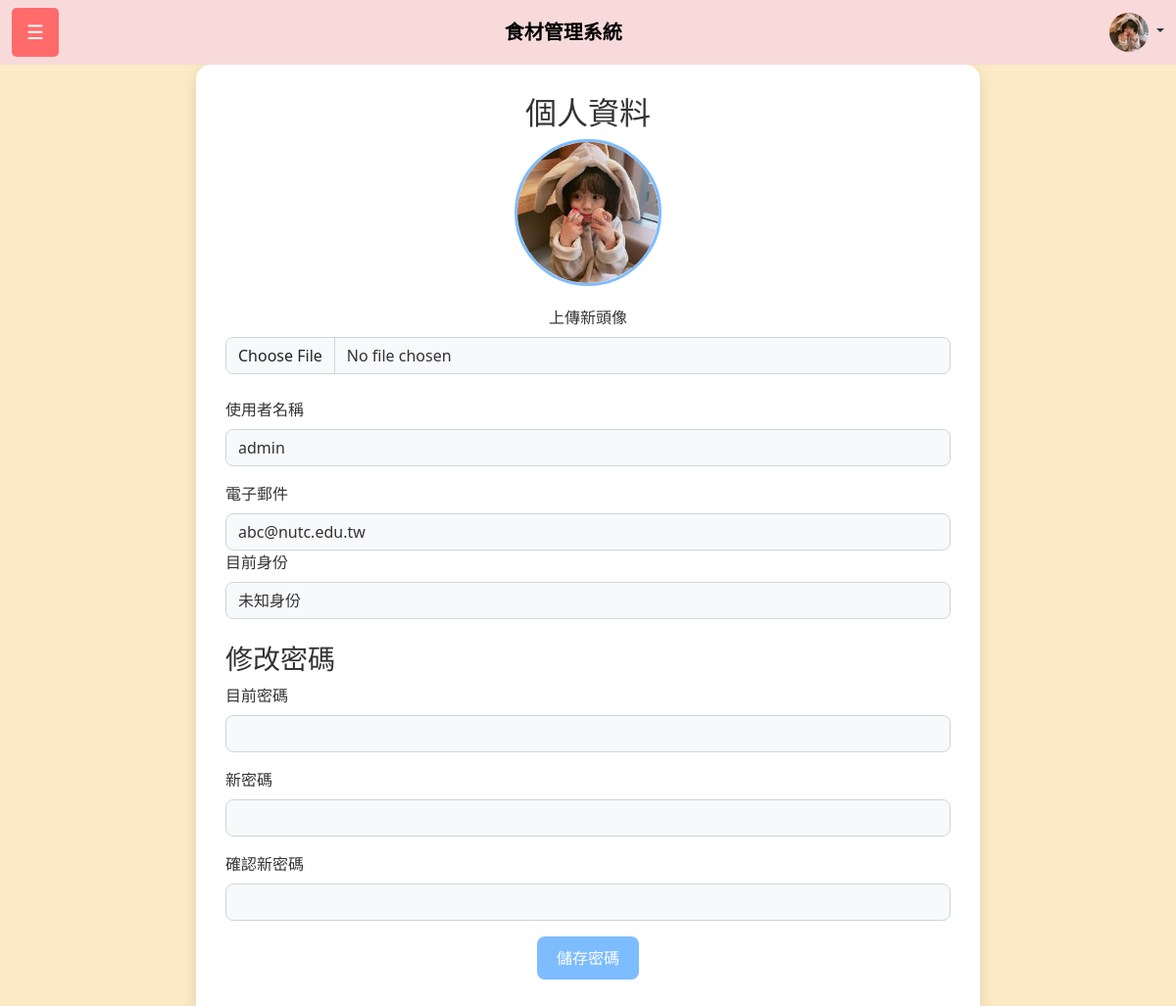
The page /personal.php (signed in) on the database its author committed.
### tables this page shows
CREATE TABLE `user` (
  `uId` int(11) NOT NULL,
  `uName` varchar(50) NOT NULL,
  `Password` varchar(255) NOT NULL,
  `Email` varchar(50) NOT NULL,
  `Language` varchar(50) DEFAULT NULL,
  `uImage` varchar(255) DEFAULT NULL
);

### personal.php (the view, shortened to what this page needs)
<?php
$conn = new mysqli("localhost", "root", "", "foodmanager");
$uId = $_SESSION['user_id'];
$user_role = isset($_SESSION['user_role']) ? $_SESSION['user_role'] : '未知身份';
$stmt = $conn->prepare("SELECT uName, Email, uImage FROM user WHERE uId = ?");
$stmt->bind_param("i", $uId);
$stmt->execute();
$result = $stmt->get_result();
if ($result->num_rows > 0) {
    $user = $result->fetch_assoc();
    $uName = $user['uName'];
    $email = $user['Email'];
    $uImage = $user['uImage'] ? $user['uImage'] : "images/profile-placeholder.png";
} else {
    $uName = "未知用戶";
    $email = "無電子郵件";
    $uImage = "images/profile-placeholder.png";
}
?>
<!DOCTYPE html>
<html lang="zh-Hant">
<head>
    <link rel="stylesheet" href="css/boot.css">
    <link rel="stylesheet" href="css/get_random_recipes.css">
    <link href="https://cdn.jsdelivr.net/npm/bootstrap@5.3.0/dist/css/bootstrap.min.css" rel="stylesheet">
    <link href="https://cdnjs.cloudflare.com/ajax/libs/cropperjs/1.5.12/cropper.min.css" rel="stylesheet">
</head>
<body>
    <?php include 'navbar.php'; ?>
    <div class="container">
        <div class="profile-card">
            <h2 class="text-center">個人資料</h2>
            <div class="text-center">
                <img src="<?php echo htmlspecialchars($uImage); ?>" alt="頭像" class="avatar-img">
                <form id="upload-form" method="POST" enctype="multipart/form-data" class="mb-4">
                    <div class="mb-3">
                        <label for="uimage" class="form-label">上傳新頭像</label>
                        <input type="file" class="form-control" id="uimage" name="uimage" accept="image/*">
                    </div>
                </form>
            </div>
            <div class="mb-3">
                <label class="form-label">使用者名稱</label>
                <input type="text" class="form-control" value="<?php echo htmlspecialchars($uName); ?>" readonly>
            </div>
            <div class="mb-3">
                <label class="form-label">電子郵件</label>
                <input type="email" class="form-control" value="<?php echo htmlspecialchars($email); ?>" readonly>
            <div class="mb-3">
                <label class="form-label">目前身份</label>
                <input type="text" class="form-control" value="<?= htmlspecialchars($user_role) ?>" readonly>
            </div>
            <h3 class="mt-4">修改密碼</h3>
            <form method="POST">
                <div class="mb-3">
                    <label for="current_password" class="form-label">目前密碼</label>
                    <input type="password" class="form-control" id="current_password" name="current_password" required>
                </div>
                <div class="mb-3">
                    <label for="new_password" class="form-label">新密碼</label>
                    <input type="password" class="form-control" id="new_password" name="new_password" required>
                </div>
                <div class="mb-3">
                    <label for="confirm_password" class="form-label">確認新密碼</label>
                    <input type="password" class="form-control" id="confirm_password" name="confirm_password" required>
                </div>
                <div class="text-center">
                    <button type="submit" class="btn btn-custom">儲存密碼</button>
                </div>
            </form>
        </div>
    </div>
</body>
</html>

### navbar.php (shortened to what this page needs)
<?php
$conn = new mysqli("localhost", "root", "", "foodmanager");
$userImage = 'uploads/user-placeholder.jpg';
if (isset($_SESSION['user_id']) && isset($conn)) {
    $uId = $_SESSION['user_id'];
    $stmt = $conn->prepare("SELECT uImage FROM user WHERE uId = ?");
    if ($stmt) {
        $stmt->bind_param("i", $uId);
        $stmt->execute();
        $result = $stmt->get_result();
        if ($row = $result->fetch_assoc()) {
            $userImage = !empty($row['uImage']) ? $row['uImage'] : $userImage;
        }
    } else {
        error_log("Navbar prepare failed: " . $conn->error);
    }
}
?>
<nav class="navbar navbar-expand-lg">
    <div class="container-fluid">
        <button class="menu-btn me-3" data-bs-toggle="offcanvas" data-bs-target="#sidebar">☰</button>
        <a class="navbar-brand" href="index.php">食材管理系統</a>
        <div class="d-flex">
            <?php if (isset($_SESSION['user_id'])): ?>
                <div class="dropdown me-3">
                    <button class="btn btn-link position-relative" type="button" id="notificationDropdown" data-bs-toggle="dropdown" aria-expanded="false">
                    </button>
                </div>
                <div class="dropdown">
                    <a class="nav-link dropdown-toggle" href="#" id="userDropdown" role="button" data-bs-toggle="dropdown" aria-expanded="false">
                        <img src="<?php echo htmlspecialchars($userImage); ?>" class="rounded-circle" alt="用戶頭像" width="40" height="40">
                    </a>
                </div>
            <?php else: ?>
                <button class="btn btn-outline-success" onclick="location.href='login.php'">登入</button>
            <?php endif; ?>
        </div>
    </div>
</nav>

### css/boot.css (style rules this page uses)
body { margin: 0; font-family: Arial, sans-serif; background-color: #fce9c5 !important; }
.navbar { background-color: #f8dada !important; }
.navbar-brand { font-weight: bold; }
.menu-btn { background: #ff6b6b; color: white; border: none; padding: 10px 15px; font-size: 20px; cursor: pointer; border-radius: 5px; transition: background 0.2s; }

### personal.php (style rules this page uses)
body { background-color: #f5f5f5; color: #333; }
.profile-card { background-color: #ffffff; border-radius: 15px; padding: 30px; max-width: 800px; margin: 0 auto 30px; box-shadow: 0 4px 15px rgba(0, 0, 0, 0.1); }
.avatar-img { width: 150px; height: 150px; border-radius: 50%; object-fit: cover; border: 3px solid rgb(125, 188, 255); margin-bottom: 20px; }
.form-control { background-color: #f8f9fa; border: 1px solid #ced4da; border-radius: 8px; color: #333; }
.btn-custom { background-color:rgb(125, 188, 255); border: none; padding: 10px 20px; border-radius: 8px; transition: background-color 0.3s, transform 0.2s; color: #fff; }
h2, h3 { color: #333; }

### rows shown on the page
user: uImage (picture), uName "admin", Email "abc@nutc.edu.tw"
